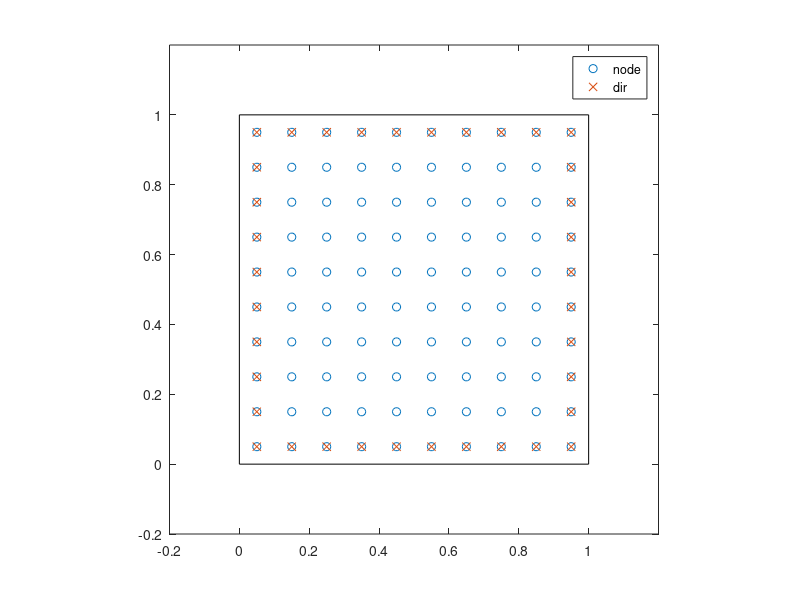

Write the MATLAB code that produced this figure. (Note: this script raises an error after producing the figure.)
%testPoisson3
% check integration consistency
% 



clear;



%% geometry
L = 1.0;

%% source function

% srctype = 'sinsin';
srctype = 'linear';
switch srctype
case 'sinsin'
    mm = 1; nn = 1;
    % mm = 2; nn = 3;
    % f=sin(m*pi*x) * sin(m*pi*y)
    fun_fext = @(x,y) (mm^2+nn^2)/2 * sin(mm*pi*x) .* sin(nn*pi*y);
    fun_phi = @(x,y) 1/(2*pi^2) * sin(mm*pi*x) .* sin(nn*pi*y);
    fun_phix = @(x,y) mm/(2*pi) * cos(mm*pi*x) .* sin(nn*pi*y);
    fun_phiy = @(x,y) nn/(2*pi) * sin(mm*pi*x) .* cos(nn*pi*y);
case 'linear'
    aa = 1; bb = 3; cc = 0;
    fun_fext = @(x,y) zeros(size(x));
    fun_phi = @(x,y) cc + aa*x + bb*y;
    fun_phix = @(x,y) aa * ones(size(x));
    fun_phiy = @(x,y) bb * ones(size(y));
otherwise
    error('unknown srctype: %s', srctype);
end


%% fdpm setup

% nlen = 8;
nlen = 10;
% nlen = 16;
% nlen = 26;
% nlen = 36;
% nlen = 46;
h0 = L / nlen;

% influence radius, if use p(2), must > 2
dilation = 2.1;
% dilation = 3.1;
re = h0 * dilation;

% finite-increment-gradient stabilization
fig_stab_alpha = 0.0;

%% generate points and boundary conditions

% generation routine should setup the following data
numNodes = 0;
% particle states
nodeX = [];
nodeY = [];
nodeVol = [];
% BC Dirichlet
dirBCDofs = [];
dirBCVals = [];

disp('Begin generate particles & BC');
if 1
    % generate nodes
    for j = 1:nlen
    for i = 1:nlen
        xx = (i-0.5) * h0;
        yy = (j-0.5) * h0;
        
        vv = h0^2;
        % if i==1 || i==nlen; vv = vv / 2; end;
        % if j==1 || j==nlen; vv = vv / 2; end;
        
        if 0 % perturb internal points, not boundary points
            if i~=0 && i~=nlen && j~=0 && j~=nlen
                rr = 0.4;
                xx = xx + (rand(1)-0.5)*h0*rr;
                yy = yy + (rand(1)-0.5)*h0*rr;
            end
        end
        
        numNodes = numNodes + 1;
        
        nn = numNodes;
        nodeX(nn,1) = xx;
        nodeY(nn,1) = yy;
        nodeVol(nn,1) = vv;
        
        if i==1 || i==nlen || j==1 || j==nlen
            dirBCDofs(end+1,1) = nn;
            dirBCVals(end+1,1) = fun_phi(xx,yy);
        end
    end
    end
end
disp('End generate particles & BC');

% 
nodePos = [nodeX,nodeY];

% 
numDofs = numNodes * 1;


if (1)
    % plot fdpm node mesh
    figure;
    plot(nodeX,nodeY,'o', ...
    nodeX(dirBCDofs),nodeY(dirBCDofs),'x');
    legend('node','dir');
    axis([0-0.2 L+0.2 0-0.2 L+0.2]);
    % axis([0 L 0 L]);
    axis('equal');
    
    hold on;
    rectangle('Position',[0,0,L,L]);
    hold off;
    
    pause;
    % return;
end


%% build connnectivity

disp('Begin build connnectivity'); tic;
fdpmDriverBuildConn;
conn1 = conn;
clear conn;
disp('End build connnectivity'); toc;


%% integration consistency

disp('Begin check integration consistency');
if 1
    % check integration consistency
    
    % volume part
    gvolx = zeros(numDofs,1);
    gvoly = zeros(numDofs,1);
    
    for i = 1:numNodes
        ineigh = conn1(i).neigh2;
        ivol = nodeVol(i);
        
        Nx = conn1(i).dNX';
        Ny = conn1(i).dNY';
        
        gvolx(ineigh) = gvolx(ineigh) + ivol.*Nx;
        gvoly(ineigh) = gvoly(ineigh) + ivol.*Ny;
    end
    
    % boundary part
    gbndx = zeros(numDofs,1);
    gbndy = zeros(numDofs,1);
    
    for jj = 1:nlen
    for ii = 1:nlen
        k = ii + (jj-1)*nlen;
        
        dbx = 0;
        dby = 0;
        if ii==1 || ii==nlen
            dby = h0;
            if jj==1 || jj==nlen
                % dby = h0/2;
            end
        end
        if jj==1 || jj==nlen
            dbx = h0;
            if ii==1 || ii==nlen
                % dbx = h0/2;
            end
        end
        
        gbx = 0;
        gby = 0;
        if ii == 1
            gbx = gbx - dby;
        elseif ii == nlen
            gbx = gbx + dby;
        end
        if jj == 1
            gby = gby - dbx;
        elseif jj == nlen
            gby = gby + dbx;
        end
        
        gbndx(k) = gbndx(k) + gbx;
        gbndy(k) = gbndy(k) + gby;
    end
    end
    
    % correction matrix
    Kassem = SpMatAssem(numDofs);
    for i = 1:numNodes
        nneigh = conn1(i).numNeigh;
        ineigh = conn1(i).neigh2;
        ivol = nodeVol(i);
        
        hi = [conn1(i).dNXX; conn1(i).dNXY; conn1(i).dNXY; conn1(i).dNYY];
        
        for nn = 1:nneigh
            j = ineigh(nn);
            
            % hij = hi(:,:,nn);
            hij = sum(hi(:,nn));
            
            SpMatAssemBlockWithDof(Kassem, hij*ivol, j,i);
        end
    end
    
    Kcorr = SpMatCreateAndClear(Kassem);
    
    rcorr = [gbndx-gvolx, gbndy-gvoly];
    
    if 0
        gcorr = Kcorr \ rcorr;
    else
        tol = 1.0e-5;
        maxiter = 2000;
        corrx = bicgstab(Kcorr, rcorr(:,1), tol,maxiter);
        corry = bicgstab(Kcorr, rcorr(:,2), tol,maxiter);
        
        figure;
        plot(rv1/norm(rcorr));
    end
    
    
    % % apply correction
    % for i = 1:numNodes
        % ineigh = conn2(i).neigh2;
        % ivol = nodeVol(i);
        
        % Ni = conn2(i).N;
        % Nx = conn2(i).NX;
        % Ny = conn2(i).NY;
        
        % Nx = Nx - Ni.*corrx(i);
        % Ny = Ny - Ni.*corry(i);
        % Nx(end) = Nx(end) + corrx(i);
        % Ny(end) = Ny(end) + corry(i);
        
        % conn2(i).NX = Nx;
        % conn2(i).NY = Ny;
    % end
    
    % % check again
    % gvolx = zeros(numDofs,1);
    % gvoly = zeros(numDofs,1);
    
    % for i = 1:numNodes
        % ineigh = conn2(i).neigh2;
        % ivol = nodeVol(i);
        
        % Nx = conn2(i).NX';
        % Ny = conn2(i).NY';
        
        % gvolx(ineigh) = gvolx(ineigh) + ivol.*Nx;
        % gvoly(ineigh) = gvoly(ineigh) + ivol.*Ny;
    % end
    
    gvolx = reshape(gvolx, nlen,nlen);
    gvoly = reshape(gvoly, nlen,nlen);
    gbndx = reshape(gbndx, nlen,nlen);
    gbndy = reshape(gbndy, nlen,nlen);
    coorx = reshape(corrx, nlen,nlen);
    coory = reshape(corry, nlen,nlen);
    
    return
end
disp('End check integration consistency');




%% allocate buffers

fext = zeros(numDofs,1);
fint = zeros(numDofs,1);

%% create initial stiffness matrix
disp('Begin create initial stiffness matrix'); tic;

% assembler
Kassem = SpMatAssem(numDofs);

fext = fun_fext(nodeX,nodeY);
frhs = fext .* nodeVol;

for i = 1:numNodes
    nneigh = conn1(i).numNeigh;
    ineigh = conn1(i).neigh2;
    ivol = nodeVol(i);
    
    dN = [conn1(i).dNX; conn1(i).dNY];
    Ke = dN' * dN * ivol;
    
    % finite increment
    Kfic = zeros(nneigh,nneigh);
    if 1
        eta = 0.0;
        % eta = 0.5;
        % eta = 1.0;
        % eta = 2.0;
        % eta = dilation;
        hfic = eta * h0;
        
        dH = [conn1(i).dNXX; conn1(i).dNXY; conn1(i).dNXY; conn1(i).dNYY];
        Kfic = dH' * dH * ivol * 0.25*hfic^2;
    end
    
    SpMatAssemBlockWithDof(Kassem, Ke+Kfic,ineigh,ineigh);
    
end

% create sparse K
Ktan0 = SpMatCreateAndClear(Kassem);

disp('End create initial stiffness matrix'); toc;

if 0
    disp('Begin create stab matrix'); tic;
    
    kstab = 0.0;
    kstab = 0.1;
    % kstab = 0.2;
    % kstab = 0.5;
    % kstab = 1.0;
    % kstab = 2.0;
    if 1
        kstab = kstab / h0^2;
    end
    
    for i = 1:numNodes
        nneigh = conn(i).numNeigh;
        ineigh = conn(i).neigh2;
        wneigh = conn(i).W;
        
        gi = [conn(i).dNX; conn(i).dNY];
        hi = [conn(i).dNXX; conn(i).dNXY; conn(i).dNXY; conn(i).dNYY];
        hi = reshape(hi, 2,2,nneigh);
        % hi(:) = 0;
        
        rx = nodeX(ineigh) - nodeX(i);
        ry = nodeY(ineigh) - nodeY(i);
        mi = [rx, ry, 0.5*rx.^2, rx.*ry, 0.5*ry.^2];
        
        Li = zeros(nneigh);
        if 0
            for jj = 1:nneigh
                j = ineigh(jj);
                rij = [nodeX(j)-nodeX(i); nodeY(j)-nodeY(i)];
                
                for kk = 1:nneigh
                    k = ineigh(kk);
                    Li(jj,kk) = rij'*gi(:,kk) + 0.5*rij'*hi(:,:,kk)*rij;
                    if k == i
                        Li(jj,kk) = Li(jj,kk) + 1;
                    end
                end
            end
        else
            qi = [conn(i).dNX; conn(i).dNY; conn(i).dNXX; conn(i).dNXY; conn(i).dNYY];
            if 1 % use 2nd-order
                Li = mi * qi;
            else % use 1st-order
                Li = mi(:,1:2) * qi(1:2,:);
            end
            Li(:,nneigh) = Li(:,nneigh) + 1;
        end
        
        % part 1
        Ks1 = wneigh * Li - wneigh;
        Ks1 = kstab * Ks1;
        SpMatAssemBlockWithDof(Kassem, Ks1, i,ineigh);
        
        % part 2
        Ks2 = bsxfun(@times, Li, wneigh');
        Ks2 = -kstab * Ks2;
        SpMatAssemBlockWithDof(Kassem, Ks2, ineigh,ineigh);
        
        % part 3
        Ks3 = diag(wneigh);
        Ks3 = kstab * Ks3;
        SpMatAssemBlockWithDof(Kassem, Ks3, ineigh,ineigh);
    end
    
    Kstab = SpMatCreateAndClear(Kassem);
    
    Ktan0 = Ktan0 + Kstab;
    
    disp('End create stab matrix'); toc;
end




disp('Begin solve Poisson');

%
% fext = fun_fext(nodeX,nodeY);
% fext = fext .* nodeVol;

[phi] = fdpmSolve(Ktan0, frhs, dirBCDofs,dirBCVals);

disp('End solve Poisson');


if 1
    xx = reshape(nodeX,nlen,nlen);
    yy = reshape(nodeY,nlen,nlen);
    
    figure;
    pp = reshape(phi,nlen,nlen);
    % tri = delaunay(nodeX,nodeY);
    % trisurf(tri, nodeX,nodeY,phi, 'FaceColor','interp');
    surf(xx,yy,pp, 'FaceColor','interp');
    % zlim([-0.06 0.06]);
    title('solution');
    
    figure;
    zz = fun_phi(xx,yy);
    % trisurf(tri, nodeX,nodeY,zz, 'FaceColor','interp');
    % zlim([-0.06 0.06]);
    surf(xx,yy,zz, 'FaceColor','interp');
    title('analytical');
    
    phierr = phi(:) - zz(:);
end





if 0
    % check stiffness K matrix eigen structure
    
    figure;
    
    % we copy the K matrix and set Dirichlet BC for boundaries
    Ktan = Ktan0;
    % Ktan(dirBCDofs,dirBCDofs) = 0;
    Ktan(sub2ind([numDofs,numDofs],dirBCDofs,dirBCDofs)) = 1.0e10;
    
    neig = 20;
    % [v,d] = eigs(Ktan, neig);
    [v,d] = eigs(Ktan, neig, 'sm'); % from min eigenvalue
    for ieig = 1:neig
        vv = v(:,ieig);
        surf(xx,yy, reshape(vv,nlen,nlen));
        title(['eig(',int2str(ieig),')=',num2str(d(ieig,ieig))]);
        pause;
    end
end

if 0
    % evaluate energy
    
    % analytical given by variation of 
    % (1/2)*integ(grad_phi.grad_phi dV) - integ(f.phi dV) - integ(grad_phi.n phi dA)
    % note the value of phi vanishes on the boundary so the last boundary integral vanishes
    %
    Eana = integral2(@(x,y) 0.5*(fun_phix(x,y).^2+fun_phiy(x,y).^2) - fun_fext(x,y).*fun_phi(x,y), 0,L,0,L)
    
    Esol = 0;
    for i = 1:numNodes
        nneigh = conn(i).numNeigh;
        ineigh = conn(i).neigh2;
        % wneigh = conn(i).W;
        ivol = nodeVol(i);
        
        dN = [conn(i).dNX; conn(i).dNY];
        gphi = dN * phi(ineigh);
        
        Ei = 0.5*dot(gphi,gphi)*ivol - fext(i)*phi(i);
        Esol = Esol + Ei;
        
        % gphi = 
        % Ei = 
    end
    
    Esol
    
    Estab = 0.5 * phi' * Kstab * phi
end



return






